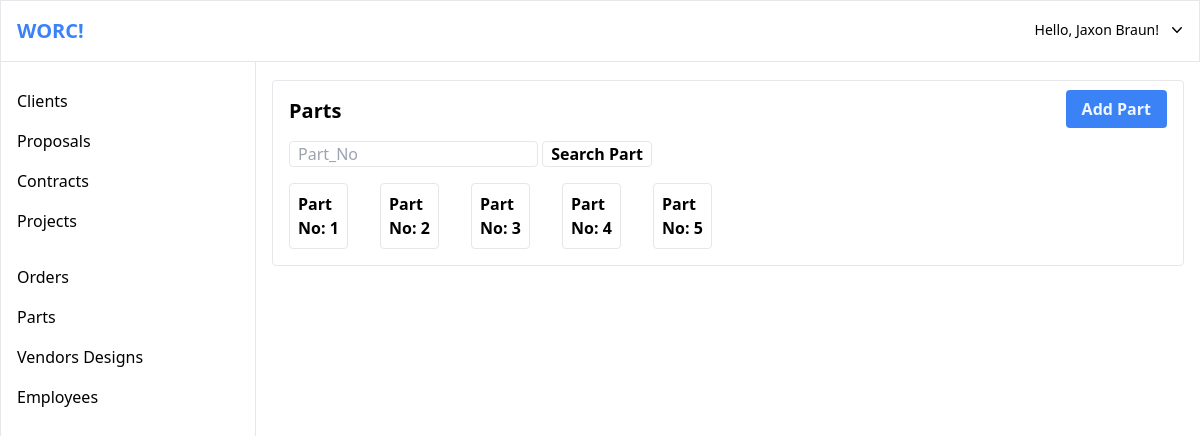
The page /part/index.php (signed in) on the database its author committed.
### tables this page shows
CREATE TABLE Part 
(
	Part_No	INT	NOT NULL,  
	PRIMARY KEY (Part_No) 
);

### data/part.php (called while the page is built, shortened)
<?php
function get_parts($db){
	$q = "
		SELECT Part.*
		FROM Part
		GROUP BY Part.Part_No
		";
	return $db->query($q);
}
?>

### part/index.php (the view, shortened to what this page needs)
<?php
require_once('../db.php');
require_once('../data/part.php');
$parts = [];
$search_term = $_GET['search_term'] ?? '';
try {
	$parts = empty($search_term) ? get_parts($db): search_parts($db, $search_term);
	$parts = $parts->fetchAll(PDO::FETCH_ASSOC);
} catch(Exception $e) {
	$parts = [];
	$error = 'Failed to execute search query or fetch data.';
}
include('../templates/top.php');
?>
<?php
include('../templates/top-bar.php');
?>
<div>
    <?php
    include('../templates/side-bar.php');
    ?>
    <div class="pt-16 ml-64">
        <main class="m-4 border rounded">
            <div class="grid grid-cols-2 m-4">
                <h1 class="text-xl font-semibold">Parts</h1>
				<div class="text-right">
                    <a href="create.php" class="hover:bg-blue-400 bg-blue-500 text-blue-50 py-2 px-4 rounded font-semibold">Add Part</a>
                </div>
            </div>
            <form class="m-4" method="GET" action="index.php">
				<input class="border px-2 rounded" type="search" placeholder="Part_No" name="search_term" value="<?=$search_term?>">
				<button class="hover:text-blue-400 hover:border-blue-400 border px-2 text-black rounded font-semibold" type="submit">Search Part</button>
			</form>
			<div class="grid grid-cols-10 gap-8 m-4">
			<?php
			foreach($parts as $part) {
			?>
				<a href="part.php?id=<?=$part['Part_No']?>" class="border rounded hover:border-blue-500">
					<section>
						<dl class="p-2">
							<dt class="font-bold"><?="Part No: ".$part['Part_No'] ?></dt>
						</dl>
					</section>
				</a>
			<?php
			}
			?>
			</div>
		</main>
	</div>
</div>
<?php
include('../templates/bottom.php');
?>
<?php
include('../templates/bottom.php');
?>

### rows shown on the page
part: Part_No "1"
part: Part_No "2"
part: Part_No "3"
part: Part_No "4"
part: Part_No "5"

### other values the page prints
$first_name "Jaxon"
$last_name "Braun"
